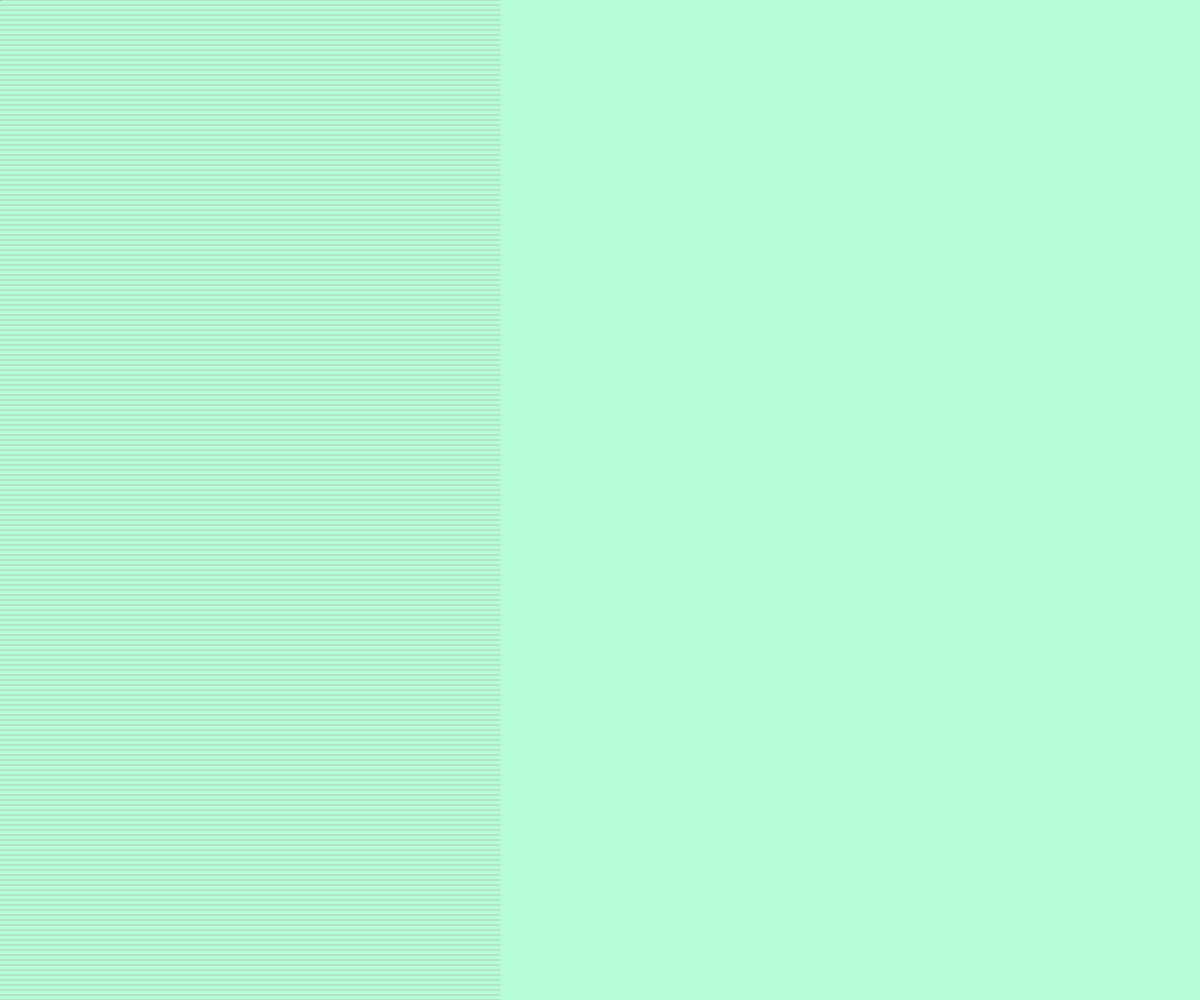
Frame 1 (no input)
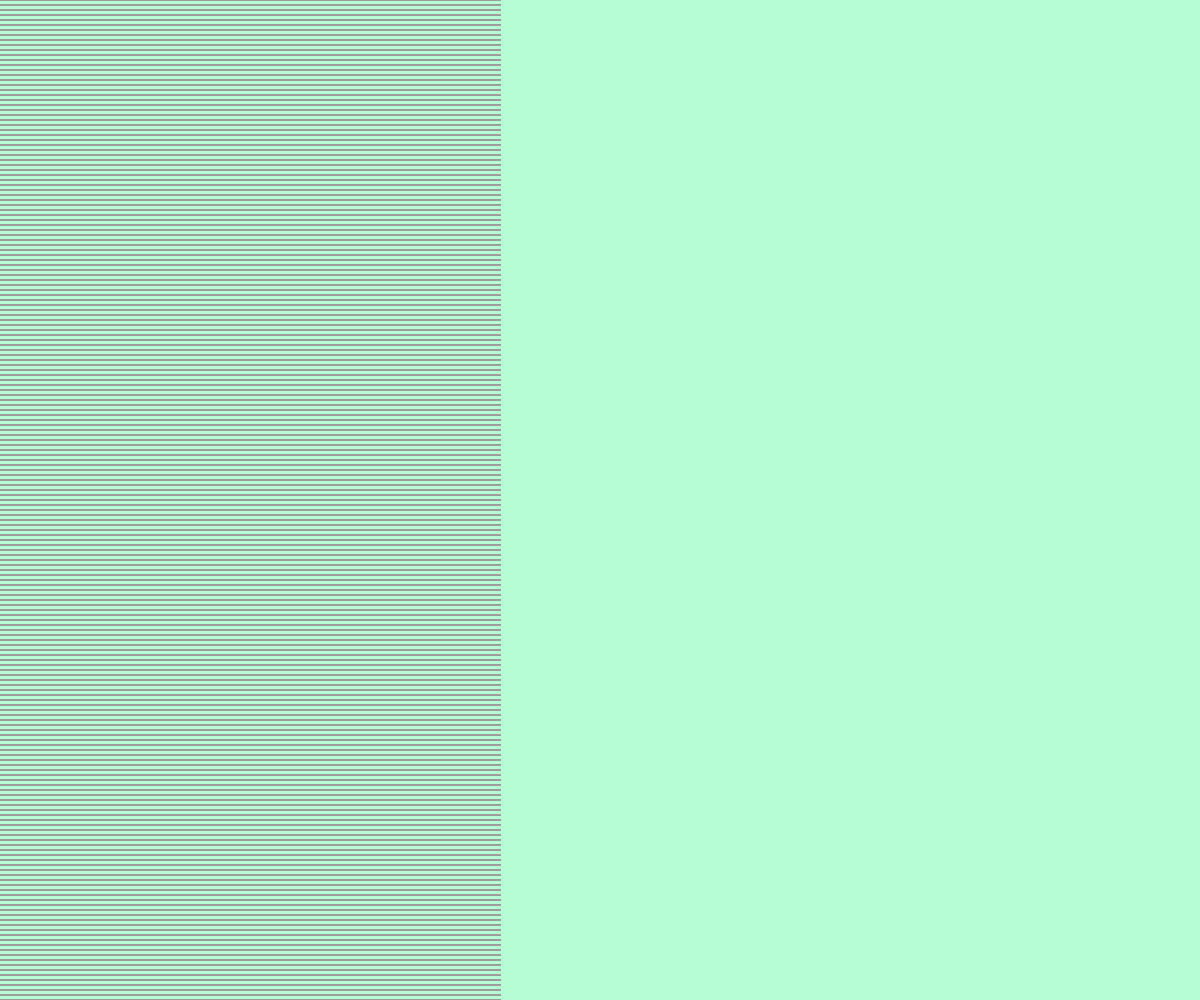
Frame 60 (no input)
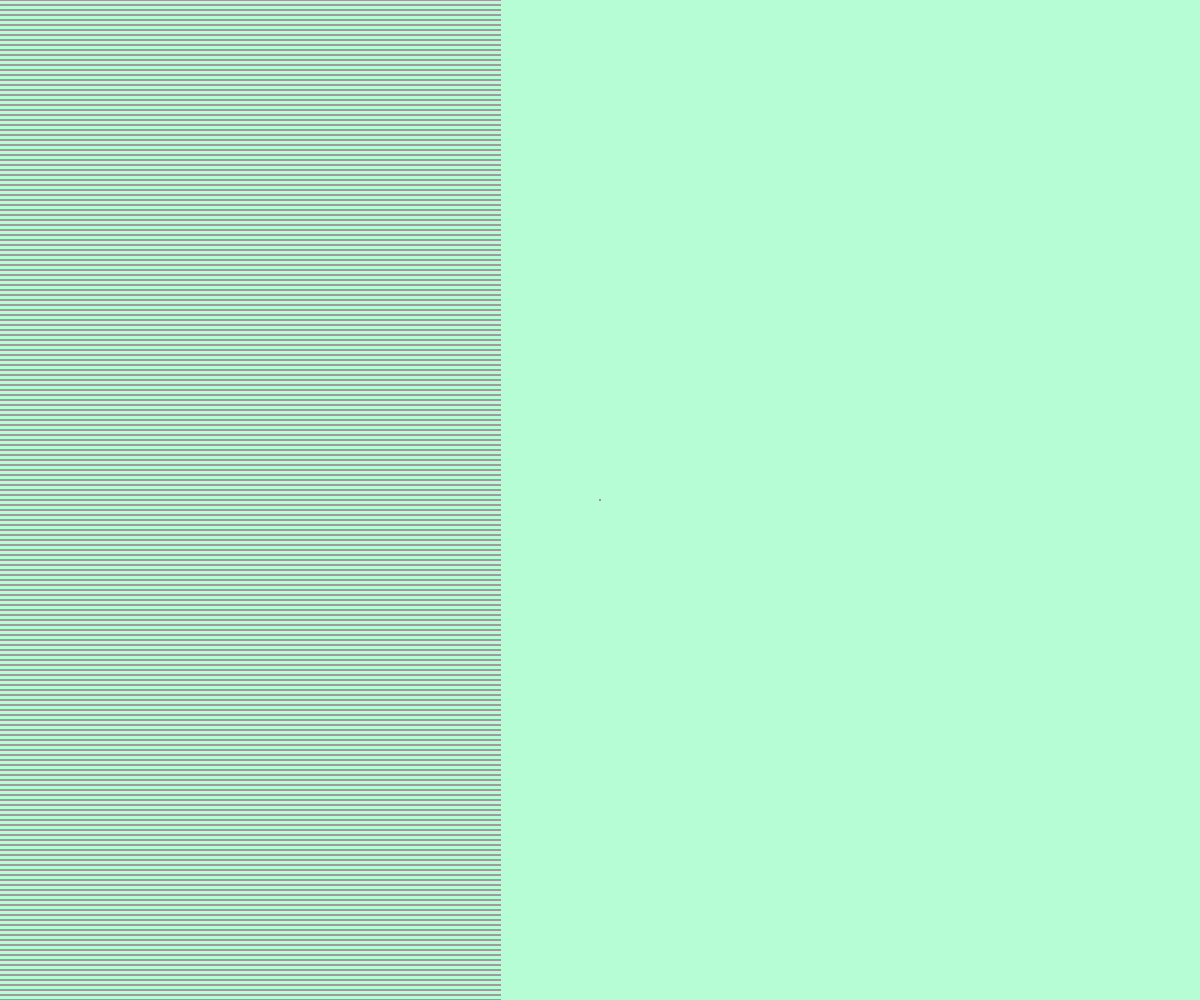
Frame 120 (the mouse pressed at the canvas centre since frame 60)

The p5.js sketch that drew these frames (run headless with seeded random() and noise() and a simulated clock; from frame 60 on, the mouse is pressed at the canvas centre):

// p5.js sketch
// ── sketch.js
let canvas;

function setup(){
canvas = createCanvas(windowWidth,windowHeight);
canvas.position(0,0);
canvas.style('z-index', '-1');


background(182, 252, 213);
}

function draw(){


point(mouseX, mouseY);

for(let i = 0; i<windowWidth; i+=5){

strokeWeight(0.5);
stroke(153);
line(0, i, 500, i);

}
}
